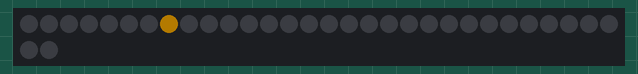
Simulated run of this sketch. Board: Arduino Uno, built with avr-gcc and run on an emulated ATmega328P. Shown: 32 RGB LEDs in strip order, left to right, continuing on the next row. Dim RGB values are drawn brighter than linear; random numbers use the default seed unless the sketch sets one.

Above: at 0.15 s.
At 16.14 s:
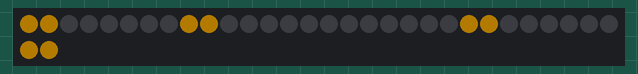
At 32.17 s:
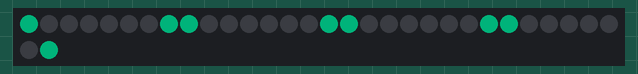

The sketch:

fiesta-medal-2015.ino
```cpp
// uses Adafruit GEMMA

/**
// Low power NeoPixel earrings example.  Makes a nice blinky display
// with just a few LEDs on at any time...uses MUCH less juice than
// rainbow display!

* Uses the following products from adafruit.com

     Gemma
     https://www.adafruit.com/products/1222

     LED Backlight
     https://www.adafruit.com/products/1621

     NeoPixel Ring (16 count)
     https://www.adafruit.com/product/1463

     LiPo Battery
     https://www.adafruit.com/product/1317

*/
#include <Adafruit_NeoPixel.h>

#define PIN 1

Adafruit_NeoPixel pixels = Adafruit_NeoPixel(32, PIN);

uint8_t  mode   = 0, // Current animation effect
         offset = 0; // Position of spinny eyes
uint32_t color  = 0xffae00; // Start red
uint32_t prevTime;

int ledPin = 1;

// Generally, you shuould use "unsigned long" for variables that hold time
// The value will quickly become too large for an int to store
unsigned long previousMillis = 0;        // will store last time LED was updated

// constants won't change :
const long interval = 1000;           // interval at which to blink (milliseconds)

void loop()
{
  // perform medal opertions first
  medal();

  // perform ribbon dimming second
  ribbon();
}

void medal()
{
  uint8_t  i;
  uint32_t t;

  switch(mode)
  {
   case 0: // Random sparks - just one LED on at a time!
    i = random(32);
    pixels.setPixelColor(i, color);
    pixels.show();
    delay(10);
    pixels.setPixelColor(i, 0);
    break;

   case 1: // Spinny wheels (8 LEDs on at a time)
    for(i=0; i<16; i++) {
      uint32_t c = 0;
      if(((offset + i) & 7) < 2) c = color; // 4 pixels on...
      pixels.setPixelColor(   i, c); // First eye
      pixels.setPixelColor(31-i, c); // Second eye (flipped)
    }
    pixels.show();
    offset++;
    delay(50);
    break;
  }

  t = millis();
  if((t - prevTime) > 8000) {      // Every 8 seconds...
    mode++;                        // Next mode
    if(mode > 1) {                 // End of modes?
      mode = 0;                    // Start modes over
      color >>= 8;                 // Next color R->G->B
      if(!color) color = 0xffae00; // Reset to red
    }
    for(i=0; i<32; i++) pixels.setPixelColor(i, 0);
    prevTime = t;
  }
}

void ribbon()
{
  unsigned long currentMillis = millis();

  if(currentMillis - previousMillis >= interval)
  {
    // save the last time you blinked the LED
    previousMillis = currentMillis;


  }
}

void setup()
{
  // medal
  pixels.begin();
  pixels.setBrightness(60); // 1/3 brightness
  prevTime = millis();

  // badge
  pinMode(ledPin, OUTPUT);
}
```
